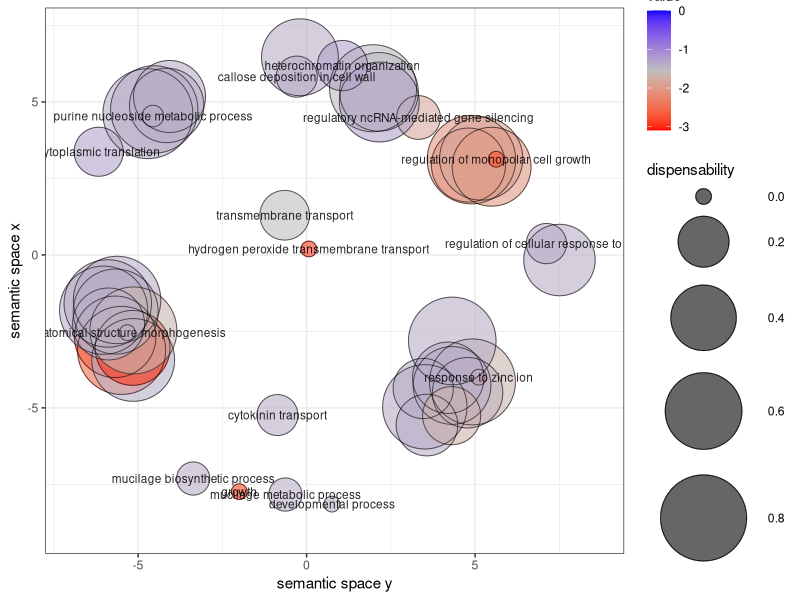

R code for this plot:
# A plotting R script produced by the Revigo server at http://revigo.irb.hr/
# If you found Revigo useful in your work, please cite the following reference:
# Supek F et al. "REVIGO summarizes and visualizes long lists of Gene Ontology
# terms" PLoS ONE 2011. doi:10.1371/journal.pone.0021800

# --------------------------------------------------------------------------
# If you don't have the ggplot2 package installed, uncomment the following line:
# install.packages( "ggplot2" );
library( ggplot2 );

# --------------------------------------------------------------------------
# If you don't have the scales package installed, uncomment the following line:
# install.packages( "scales" );
library( scales );

# --------------------------------------------------------------------------
# Here is your data from Revigo. Scroll down for plot configuration options.

revigo.names <- c("term_ID","description","frequency","plot_X","plot_Y","log_size","value","uniqueness","dispensability");
revigo.data <- rbind(c("GO:0000902","cell morphogenesis",0.6354075502089755,-5.68028654404988,-2.6773734854611115,5.411282913017384,-2.889410289700751,0.7708860047112865,0.69769973),
c("GO:0002181","cytoplasmic translation",0.3974763229665376,-6.1691303807045825,3.372016566236975,5.207542813955311,-1.3016384339448903,0.9648705134398015,0.17892117),
c("GO:0006346","DNA methylation-dependent heterochromatin formation",0.018290836776328874,1.9721776321938311,5.44818230916172,3.8705209500127644,-1.5121548798885645,0.7777250927155827,0.82087165),
c("GO:0008618","7-methylguanosine metabolic process",5.6689023831769856E-05,-4.066395360593417,5.179167227624617,1.380211241711606,-1.3872161432802645,0.9246171379238924,0.51078007),
c("GO:0009119","ribonucleoside metabolic process",0.3506733719429951,-4.710016701874202,4.617595079615982,5.153134699238078,-1.3872161432802645,0.8961348436594387,0.88676342),
c("GO:0009266","response to temperature stimulus",0.4441067421784182,3.570245830307615,-5.562126723023542,5.255718634099335,-1.390939450069913,0.8800200274341428,0.33963846),
c("GO:0009653","anatomical structure morphogenesis",1.6026307453462993,-5.319795431499988,-2.539697154440378,5.813062995420341,-3.0915149811213505,0.7802588049321755,0),
c("GO:0009826","unidimensional cell growth",0.016627137163874758,-5.489306372590273,-3.1220903671506246,3.8291107101552946,-2.496209316942819,0.753186959832691,0.84462093),
c("GO:0010035","response to inorganic substance",0.6461143814926801,4.776256027834356,-4.504812274601571,5.418539921951662,-1.3891269996199482,0.828748638426829,0.48279768),
c("GO:0010038","response to metal ion",0.32910689548525657,4.921446077243193,-4.150728746407642,5.125569091658654,-1.6649434805609085,0.8268713240629366,0.79532776),
c("GO:0010043","response to zinc ion",0.10276734124633234,5.108586030282782,-3.9967357713734137,4.620094394032491,-2.9030899869919438,0.8392736807190768,-0),
c("GO:0010184","cytokinin transport",7.394220499796067E-05,-0.8641438037161986,-5.234779142698766,1.4913616938342726,-1.3872161432802645,0.9401937798211344,0.10211233),
c("GO:0010191","mucilage metabolic process",0.001777077660117655,-0.6282554682108406,-7.833066865718365,2.858537197569639,-1.3872161432802645,0.9863152115964754,0.04868117),
c("GO:0010192","mucilage biosynthetic process",0.0017228533764524837,-3.3645958840564143,-7.309374340749358,2.845098040014257,-1.3872161432802645,0.9843137153401839,0.04859334),
c("GO:0022603","regulation of anatomical structure morphogenesis",0.9381565143526257,4.803498235031301,2.936649890035304,5.580505296928462,-2.0357403698031513,0.8562509131382489,0.54797281),
c("GO:0022604","regulation of cell morphogenesis",0.6684621805832305,4.891491339729297,3.1147162231744927,5.433307300026958,-2.0357403698031513,0.8552794378595338,0.85389249),
c("GO:0031047","regulatory ncRNA-mediated gene silencing",0.26322685557224024,3.3210013998311365,4.492070795877011,5.02856311976092,-1.8401321529074333,0.8434508260192995,0.12591571),
c("GO:0031048","regulatory ncRNA-mediated heterochromatin formation",0.03419087559105702,2.147624812774363,5.330697996475193,4.142170386276096,-1.5121548798885645,0.7746761181473388,0.63785474),
c("GO:0032502","developmental process",4.156005433076044,0.7517640125379423,-8.145013696597024,6.2269052215766765,-1.444421927227045,1,-0),
c("GO:0034605","cellular response to heat",0.17319975624705647,3.5074497315913242,-4.96497389528627,4.84678231409796,-1.3872161432802645,0.8292254270145445,0.76046362),
c("GO:0034620","cellular response to unfolded protein",0.15332162680343805,4.2030981711616935,-4.015250944339987,4.793839257525571,-1.3872161432802645,0.756096864476935,0.49956103),
c("GO:0034976","response to endoplasmic reticulum stress",0.252707344541197,3.459891163295046,-4.3662898624337805,5.010850957373923,-1.3872161432802645,0.8404797857433611,0.31837409),
c("GO:0035266","meristem growth",0.0013211007292968974,-5.144797150272465,-3.4329096455969084,2.7299742856995555,-1.3990271043132518,0.7991344804491888,0.72524418),
c("GO:0035966","response to topologically incorrect protein",0.1942264546083099,4.315606591593172,-4.26745759391155,4.896542751228709,-1.3872161432802645,0.8026312592776842,0.61975638),
c("GO:0036498","IRE1-mediated unfolded protein response",0.014633162369096417,4.322053003837767,-2.811769936041569,3.7736401932600256,-1.3872161432802645,0.7341262855683992,0.83313474),
c("GO:0040007","growth",0.14923755234738403,-1.9967810693209291,-7.739464070583327,4.782114147479071,-2.8416375079047502,1,-0),
c("GO:0040029","epigenetic regulation of gene expression",0.14583128143714463,2.156021156790519,4.997936240470042,4.772086889479079,-1.3016384339448903,0.8046103707889662,0.66347235),
c("GO:0042221","response to chemical",4.8560360057130705,4.303758920966944,-5.2551704232982175,6.2945109760284925,-1.6888821573374944,0.8736026540019538,0.28945435),
c("GO:0042278","purine nucleoside metabolic process",0.20156152134410762,-4.5609658579853996,4.539392644864437,4.912641795663937,-1.3872161432802645,0.8988133149167692,0.00554987),
c("GO:0046128","purine ribonucleoside metabolic process",0.14858932568356858,-4.521374452891897,4.755709532676388,4.780223673053241,-1.3872161432802645,0.894579896245917,0.82689536),
c("GO:0048441","petal development",0.00043132952915477056,-5.89963274790644,-1.585679240739801,2.24551266781415,-1.3872161432802645,0.7508431284421919,0.82988649),
c("GO:0048465","corolla development",0.00043132952915477056,-5.623127852721562,-1.4726232752165267,2.24551266781415,-1.3872161432802645,0.7597245670405591,0.82988649),
c("GO:0048589","developmental growth",0.12506091605321748,-5.163242018373431,-3.0394482917000354,4.705359022014651,-2.9281179926938745,0.7549115047154958,0.56360295),
c("GO:0048638","regulation of developmental growth",0.13653921100906757,5.180995987103194,3.149836814264008,4.743494085944266,-1.8401321529074333,0.8346411581785094,0.73349687),
c("GO:0048653","anther development",0.006450225015988769,-5.664274364933928,-1.8508077810471781,3.417969642214737,-1.3872161432802645,0.7165435294863813,0.77458391),
c("GO:0048655","anther wall tapetum morphogenesis",0.00025140349699306625,-6.022188247227987,-1.8071714263221348,2.012837224705172,-1.3872161432802645,0.7234145229458,0.84787201),
c("GO:0048856","anatomical structure development",3.59293800675674,-5.138838217354577,-2.4689325560060467,6.163678879177669,-1.6558042841285652,0.7772026532566816,0.81730353),
c("GO:0051510","regulation of unidimensional cell growth",0.00424921204721614,5.489244529696423,2.882860974990064,3.2367890994092927,-2.020451625295905,0.8568553656739548,0.64340034),
c("GO:0051513","regulation of monopolar cell growth",0.0030119124835835983,5.624657928957535,3.1279182389108655,3.0874264570362855,-2.774690718274137,0.8592695887458767,-0),
c("GO:0052386","cell wall thickening",0.0004830890726533431,-0.19810788760086406,6.461194266248503,2.294466226161593,-1.3872161432802645,0.8998462612855255,0.60237062),
c("GO:0052543","callose deposition in cell wall",0.0004091468676553824,-0.2920769358239754,5.827690102775478,2.2227164711475833,-1.3872161432802645,0.8661772753944313,0.10331555),
c("GO:0055085","transmembrane transport",12.81017399389553,-0.6499705242535809,1.297098401991165,6.715783969524812,-1.5548630312866958,0.9685252027900535,0.18512772),
c("GO:0070828","heterochromatin organization",0.12110500808582658,1.0644535226859506,6.189999572301549,4.691399799098994,-1.3016384339448903,0.8572979042308672,0.19191339),
c("GO:0080170","hydrogen peroxide transmembrane transport",0.00028098037899225057,0.06715045547168355,0.1940337879104162,2.060697840353612,-2.9030899869919438,0.9800208370721707,-0),
c("GO:1900034","regulation of cellular response to heat",0.001885526227447997,7.115378571708191,0.37069095550338776,2.884228769632604,-1.3872161432802645,0.9285902195647286,0.09670477),
c("GO:1900036","positive regulation of cellular response to heat",0.00014788440999592134,7.502549745525755,-0.16680775065588926,1.7853298350107671,-1.3872161432802645,0.9352836678692933,0.50129417),
c("GO:1901068","guanosine-containing compound metabolic process",0.0003006983003250401,-4.150850635616494,4.886229136239333,2.089905111439398,-1.3872161432802645,0.9194489439601324,0.55582167),
c("GO:1905392","plant organ morphogenesis",0.021231271795081108,-5.875512558021953,-2.2573889296237777,3.9352552817840474,-1.3891269996199482,0.7448545220529227,0.50936355));

one.data <- data.frame(revigo.data);
names(one.data) <- revigo.names;
one.data <- one.data [(one.data$plot_X != "null" & one.data$plot_Y != "null"), ];
one.data$plot_X <- as.numeric( as.character(one.data$plot_X) );
one.data$plot_Y <- as.numeric( as.character(one.data$plot_Y) );
one.data$log_size <- as.numeric( as.character(one.data$log_size) );
one.data$value <- as.numeric( as.character(one.data$value) );
one.data$frequency <- as.numeric( as.character(one.data$frequency) );
one.data$uniqueness <- as.numeric( as.character(one.data$uniqueness) );
one.data$dispensability <- as.numeric( as.character(one.data$dispensability) );
#head(one.data);


# --------------------------------------------------------------------------
# Names of the axes, sizes of the numbers and letters, names of the columns,
# etc. can be changed below

p1 <- ggplot( data = one.data );
p1 <- p1 + geom_point( aes( plot_X, plot_Y, colour = value, size = dispensability), alpha = I(0.6) );
p1 <- p1 + scale_colour_gradientn( colours = c("red", "gray", "blue"), limits = c( min(one.data$value), 0) );
p1 <- p1 + geom_point( aes(plot_X, plot_Y, size = dispensability), shape = 21, fill = "transparent", colour = I (alpha ("black", 0.6) ));
p1 <- p1 + scale_size( range=c(5, 30)) + theme_bw(); # + scale_fill_gradientn(colours = heat_hcl(7), limits = c(-300, 0) );
ex <- one.data [ one.data$dispensability < 0.2, ];
p1 <- p1 + geom_text( data = ex, aes(plot_X, plot_Y, label = description), colour = I(alpha("black", 0.85)), size = 3 );
p1 <- p1 + labs (y = "semantic space x", x = "semantic space y");
p1 <- p1 + theme(legend.key = element_blank()) ;
one.x_range = max(one.data$plot_X) - min(one.data$plot_X);
one.y_range = max(one.data$plot_Y) - min(one.data$plot_Y);
p1 <- p1 + xlim(min(one.data$plot_X)-one.x_range/17,max(one.data$plot_X)+one.x_range/12);
p1 <- p1 + ylim(min(one.data$plot_Y)-one.y_range/18,max(one.data$plot_Y)+one.y_range/18);


# --------------------------------------------------------------------------
# Output the plot to screen

p1;

nectary_BP <- p1

# Uncomment the line below to also save the plot to a file.
# The file type depends on the extension (default=pdf).

# ggsave("/path_to_your_file/revigo-plot.pdf");

